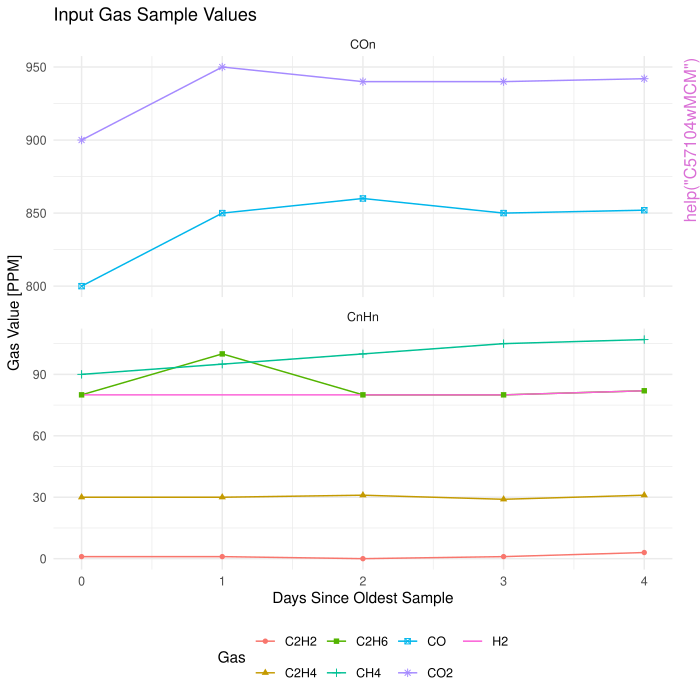

Write R code to recreate this figure.
pkgname <- "C57104wMCM"
source(file.path(R.home("share"), "R", "examples-header.R"))
options(warn = 1)
options(pager = "console")
library('C57104wMCM')

base::assign(".oldSearch", base::search(), pos = 'CheckExEnv')
base::assign(".old_wd", base::getwd(), pos = 'CheckExEnv')
cleanEx()
nameEx("C57104wMCM")
### * C57104wMCM

flush(stderr()); flush(stdout())

### Name: C57104wMCM
### Title: C57104wMCM: Simplified C57.104 DGA Screening with propagated
###   uncertainty via a Monte Carlo Method
### Aliases: C57104wMCM

### ** Examples

# Example 1: Two gases, two samples, individually assigned accuracies, no correlation, and no diagnostics
# gas_data: Dates and gas values (PPM). With only two samples, Table 4 will not be used.
gas_data_in <- data.frame(date = as.Date(c("2024-06-20","2024-06-24")),
                          H2 = c(8,4), CH4 = c(80,160))
# limit_data: IEEE Tables 1-4 Limits for each gas (PPM and PPM/Year).
limit_data_in <- data.frame(H2 = c(2, 3, 2, 0.05), CH4 = c(60,180,70,0.03))
# accuracy: Multiplied by gas value to give uncertainty.
# If "Normal", this represents 95% probability level, else 100%.
# Can also give a single value to be used for all gases
accuracy_in <- setNames(c(0.15, 0.50), c("H2", "CH4"))
# min_accuracy: Treated as PPM and used if the above would give an otherwise smaller value.
# Either can be given as NA to force the use of the other. This too can be given as single value.
min_accuracy_in = setNames(c(1, 5), c("H2", "CH4"))
C57104wMCM(gas_data = gas_data_in,
           limit_data = limit_data_in,
           accuracy = accuracy_in,
           min_accuracy = min_accuracy_in,
           distribution_shape = "N",
           rho = 0.5,
           diagnosis = 0,
           n = 1000,
           flex = FALSE, silent = FALSE, verbose = FALSE, validate = FALSE)

# Example 2: Seven gases, five samples, shared accuracies, specified correlation matrix, and Duval Triangle diagnostics
gas_data_in <- data.frame(date=as.Date(c("2024-06-20","2024-06-21","2024-06-22","2024-06-23","2024-06-24")),
                          H2=c(80,80,80,80,82), CH4=c(90,95,100,105,107), C2H6=c(80,100,80,80,82),
                          C2H4=c(30,30,31,29,31), C2H2=c(1,1,0,1,3), CO=c(800,850,860,850,852),
                          CO2=c(900,950,940,940,942))
limit_data_in <- data.frame(H2=c(80,200,40,20),CH4=c(90,150,30,10),C2H6=c(90,175,25,9),
                            C2H4=c(50,100,20,7),C2H2=c(1,2,0.5,0.5),CO=c(900,1100,20,100),
                            CO2=c(9000,12500,250,1000))
# rho: If given as a matrix, it is interpreted as a correlation matrix, else as rho.
# In this example, the correlation matrix is not positive definite.
# However, the flex argument allows for it to be adjusted to make it so.
rho_in <- matrix(rep(1,49), ncol=7)
C57104wMCM(gas_data = gas_data_in,
           limit_data = limit_data_in,
           accuracy = 0.15,
           min_accuracy = 1,
           distribution_shape = "T",
           rho = rho_in,
           diagnosis = "DT",
           n = 500,
           flex = TRUE, silent = FALSE, verbose = TRUE, validate = TRUE)



cleanEx()
nameEx("Diagnosis")
### * Diagnosis

flush(stderr()); flush(stdout())

### Name: Diagnosis
### Title: Diagnosis: Apply Diagnostics in accordance to either Duval
###   Triangles, Rogers Ratios, or IEC Tables, or all.
### Aliases: Diagnosis

### ** Examples

# y_1: Numeric array of generated samples, shaped: Gases, Samples
y_1_in <- array(c(82.39, 107.51,  82.39,  31.15,   3.03, 856.02, 946.45,  77.95, 101.71,  77.95,  29.47,   2.67, 809.89, 895.44,
                  78.98, 103.06,  78.98,  29.86,   2.75, 820.60, 907.28,  84.62, 110.42,  84.62,  31.99,   3.21, 879.26, 972.14,
                  74.19,  96.81,  74.19,  28.05,   2.37, 770.88, 852.31,  85.56, 111.64,  85.56,  32.35,   3.29, 888.97, 982.88,
                  84.71, 110.54,  84.71,  32.03,   3.22, 880.20, 973.18,  74.09,  96.68,  74.09,  28.01,   2.36, 769.80, 851.12,
                  83.24, 108.62,  83.24,  31.47,   3.10, 864.91, 956.27,  76.22,  99.45,  76.22,  28.81,   2.53, 791.90, 875.55), dim = c(7,10))
gas_data_in <- data.frame(date=c(4,3,2,1,0),
                          H2=c(80,80,80,80,82), CH4=c(90,95,100,105,107), C2H6=c(80,100,80,80,82),
                          C2H4=c(30,30,31,29,31), C2H2=c(1,1,0,1,3), CO=c(800,850,860,850,852),
                          CO2=c(900,950,940,940,942))
# temp_rndm_screen is just for generating screening mask as an example.
temp_rndm_screen <- sample(1:3, 10, replace=TRUE)
i_L1_in <- temp_rndm_screen == 1
i_L2_in <- temp_rndm_screen == 2
i_L3_in <- temp_rndm_screen == 3

Diagnosis(y_1 = y_1_in,
          gas_data = gas_data_in,
          diagnosis = 1,
          col_names = c("H2", "CH4", "C2H6", "C2H4", "C2H2", "CO", "CO2"),
          i_L1 = i_L1_in,
          i_L2 = i_L2_in,
          i_L3 = i_L3_in,
          silent = FALSE, verbose = FALSE)



cleanEx()
nameEx("Diagnosis_Plot")
### * Diagnosis_Plot

flush(stderr()); flush(stdout())

### Name: Diagnosis_Plot
### Title: Diagnosis_Plot: Plotting outputs from Diagnosis function for
###   validation.
### Aliases: Diagnosis_Plot

### ** Examples

# Not recreating required inputs to run this example
# Diagnosis_Plot(DI = diagnosed,
#                SC = screened,
#                PP = preprocessed)



cleanEx()
nameEx("Interpret_DTn")
### * Interpret_DTn

flush(stderr()); flush(stdout())

### Name: Interpret_DTn
### Title: Interpret_DTn: Applies Duval Triangles 1, 4, or 5 Diagnostic
###   Logic as per IEEE Table 6, D.3, and D.4, respectively.
### Aliases: Interpret_DTn

### ** Examples

Interpret_DTn(DT_n = "4",
               y_in = array(c(0.090, 0.002, 0.401, 0.120, 0.001, 0.310), dim = c(3,2)),
               n_in = 2)



cleanEx()
nameEx("Interpret_IECn")
### * Interpret_IECn

flush(stderr()); flush(stdout())

### Name: Interpret_IECn
### Title: Interpret_IECn: Applies IEC Table 1 or Table 2 Diagnostic Logic
### Aliases: Interpret_IECn

### ** Examples

Interpret_IECn(IEC_n = "1",
               y_in = array(c(0.090, 0.002, 0.401, 0.120, 0.001, 0.310), dim = c(3,2)),
               n_in = 2)



cleanEx()
nameEx("Interpret_RR")
### * Interpret_RR

flush(stderr()); flush(stdout())

### Name: Interpret_RR
### Title: Interpret_RR: Applies Rogers Ratio Diagnostic Logic as per IEEE
###   Table 5
### Aliases: Interpret_RR

### ** Examples

Interpret_RR(y_in = array(c(0.090, 0.002, 0.401, 0.120, 0.001, 0.310), dim = c(3,2)),
             n_in = 2)



cleanEx()
nameEx("Preprocess")
### * Preprocess

flush(stderr()); flush(stdout())

### Name: Preprocess
### Title: Preprocess: Validate inputs and preprocess them into expected
###   data formats / values
### Aliases: Preprocess

### ** Examples

Preprocess(gas_data = data.frame(date = as.Date(c("2024-06-20","2024-06-21","2024-06-22","2024-06-23","2024-06-24")), H2 = c(8,4,2,1,0.5), CH4 = c(10,20,40,80,160)),
           limit_data = data.frame(H2 = c(2, 3, 2, 0.05), CH4 = c(60,180,70,0.03)),
           accuracy = setNames(c(0.15, 0.50), c("H2", "CH4")),
           min_accuracy = setNames(c(1, 5), c("H2", "CH4")),
           distribution_shape = "N",
           rho = 0.5,
           diagnosis = 0,
           n = 1000,
           flex = FALSE, silent = FALSE, verbose = FALSE, validate = FALSE)
Preprocess(gas_data = data.frame(date=as.Date(c("2024-06-20","2024-06-21","2024-06-22","2024-06-23","2024-06-24")), H2=c(80,80,80,80,82),CH4=c(90,95,100,105,107),C2H6=c(80,100,80,80,82),C2H4=c(30,30,31,29,31),C2H2=c(1,1,0,1,3),CO=c(800,850,860,850,852),CO2=c(900,950,940,940,942)),
           limit_data = data.frame(H2=c(80,200,40,20),CH4=c(90,150,30,10),C2H6=c(90,175,25,9),C2H4=c(50,100,20,7),C2H2=c(1,2,0.5,0.5),CO=c(900,1100,20,100),CO2=c(9000,12500,250,1000)),
           accuracy = 0.15,
           min_accuracy = 1,
           distribution_shape = "T",
           rho = matrix(rep(1,49), ncol=7),
           diagnosis = "DT",
           n = 1000,
           flex = TRUE, silent = FALSE, verbose = TRUE, validate = TRUE)



cleanEx()
nameEx("Sample")
### * Sample

flush(stderr()); flush(stdout())

### Name: Sample
### Title: Sample: Randomly generate samples to later apply Screening to
###   for Monte Carlo estimation
### Aliases: Sample

### ** Examples

Sample(gas_data = data.frame(date = c(4,3,2,1,0), H2 = c(8,4,2,1,0.5), CH4 = c(10,20,40,80,160)),
       limit_data = data.frame(H2 = c(2, 3, 2, 0.05), CH4 = c(60,180,70,0.03)),
       accuracy = setNames(c(0.15, 0.50), c("H2", "CH4")),
       min_accuracy = setNames(c(1, 5), c("H2", "CH4")),
       distribution_shape = 1,
       rho = 0.5,
       cor_mat = NA,
       n = 1000,
       col_names = c("H2", "CH4"),
       sd_data = data.frame(date = c(4,3,2,1,0), H2 = c(1.2,0.6,0.3,0.15,0.075), CH4 = c(5,10,20,40,80)))
Sample(gas_data = data.frame(date = c(4,3,2,1,0), H2 = c(8,4,2,1,0.5), CH4 = c(10,20,40,80,160)),
       limit_data = data.frame(H2 = c(2, 3, 2, 0.05), CH4 = c(60,180,70,0.03)),
       accuracy = 0.15,
       min_accuracy = 1,
       distribution_shape = 1,
       rho = NA,
       cor_mat = matrix(c(1,0,0,1), ncol=2),
       n = 1000,
       col_names = c("H2", "CH4"),
       sd_data = data.frame(date = c(4,3,2,1,0), H2 = c(1.2,0.6,0.3,0.15,0.075), CH4 = c(0.75,1.50,3,6,12)))



cleanEx()
nameEx("Sample_Plot")
### * Sample_Plot

flush(stderr()); flush(stdout())

### Name: Sample_Plot
### Title: Sample_Plot: Plotting outputs from Sample function for
###   validation.
### Aliases: Sample_Plot

### ** Examples

# Not recreating required inputs to run this example
# Sample_Plot(y_1 = y_N[1,,],
#             PP = preprocessed)



cleanEx()
nameEx("Screening")
### * Screening

flush(stderr()); flush(stdout())

### Name: Screening
### Title: Screening: Apply Simplified IEEE C57.104-2019 Screening - Use
###   all samples for Tables 1-4.
### Aliases: Screening

### ** Examples

Screening(y_N = array(c(2,1,0.5,40,80,160,2.1,1.1,0.6,40.1,80.1,160.1), dim = c(2,2,2)),
          gas_data = data.frame(date = as.Date(c(2,1,0)), H2 = c(8,4,1), CH4 = c(40,80,160)),
          limit_data = data.frame(H2 = c(2, 3, 2, 0.05), CH4 = c(60,180,70,0.03)),
          silent = FALSE, verbose = FALSE)



cleanEx()
nameEx("Screening_Plot")
### * Screening_Plot

flush(stderr()); flush(stdout())

### Name: Screening_Plot
### Title: Screening_Plot: Plotting outputs from Screening function for
###   validation.
### Aliases: Screening_Plot

### ** Examples

# Not recreating required inputs to run this example
# Screening_Plot(SC = screened,
#                PP = preprocessed)



### * <FOOTER>
###
cleanEx()
options(digits = 7L)
base::cat("Time elapsed: ", proc.time() - base::get("ptime", pos = 'CheckExEnv'),"\n")
grDevices::dev.off()
###
### Local variables: ***
### mode: outline-minor ***
### outline-regexp: "\\(> \\)?### [*]+" ***
### End: ***
quit('no')
